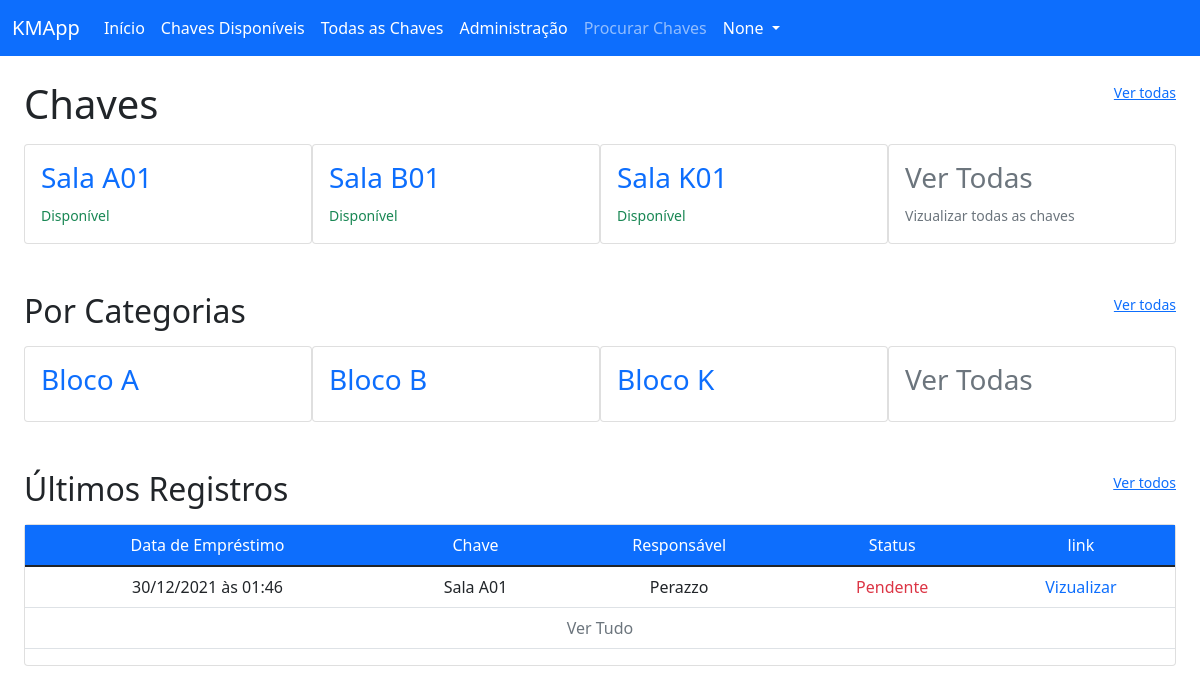
Screenshot of /view/ (signed in) with the database file from the repository.
### key_manager/models/key.py (models this page shows, shortened)
class Key(db.Model):
    __tablename__ = 'keys'
    id = db.Column(db.Integer, primary_key=True)
    key_category_id = db.Column(db.Integer, db.ForeignKey("categories.id"))
    key_avaliable = db.Column(db.Boolean, default=True)
    name = db.Column(db.String(100), unique=False, nullable=False)
    slug = db.Column(db.String(100), unique=True, nullable=False)
    creation_date = db.Column(db.DateTime, nullable=False, default=datetime.utcnow)

### key_manager/models/category.py (models this page shows, shortened)
class Category(db.Model):
    __tablename__ = 'categories'
    id = db.Column(db.Integer, primary_key=True)
    name = db.Column(db.String(100), unique=False, nullable=False)
    slug = db.Column(db.String(100), unique=True, nullable=False)
    creation_date = db.Column(db.DateTime, nullable=False, default=datetime.utcnow)

### key_manager/models/registry.py (models this page shows, shortened)
class Registry(db.Model):
    __tablename__ = 'registries'
    id = db.Column(db.Integer, primary_key=True)
    user_id = db.Column(db.Integer, db.ForeignKey('users.id'), nullable=False)
    key_loan_date = db.Column(db.DateTime, nullable=False, default=datetime.utcnow)
    key_return_date = db.Column(db.DateTime, nullable=True)
    key_id = db.Column(db.Integer, db.ForeignKey('keys.id'), nullable=False)
    holder_name = db.Column(db.String(100), nullable=False)
    holder_email = db.Column(db.String(100), nullable=True)

### key_manager/routes/views.py (the view)
@view.route("/")
def viewIndex():
    keys = Key.query.filter_by(key_avaliable=True).order_by(Key.name).all()
    cats = Category.query.order_by(Category.name).limit(7)
    regs = Registry.query.order_by(Registry.key_loan_date.desc()).limit(7)
    return render_template("view/indexView.html", keys=keys, categories=cats, registries=regs, key_names=Key.query, hidden_footer=True, title="Vizualização" )

### key_manager/templates/view/indexView.html
{% extends 'base.html' %}
{% block content %}
<div class="container-fluid">
    <div class="row mt-4">
        <h1 class="col">Chaves</h1>
        <a class="col-auto" href="{{url_for('view.viewAllKeys')}}"><small>Ver todas</small></a>
    </div>
    <div class="card-group row-cols-4 mt-2">
        {% for key in keys %}
        <a class="text-decoration-none" href="{{url_for('view.viewKey', key_slug=key.slug)}}">
            <div class="card">
                <div class="card-body">
                    <h3>{{key.name}}</h3>
                    <small>
                        {% if key.key_avaliable %}
                        <span class="text-success">Disponível</span>
                        {% else %}
                        <span class="text-danger">Em uso</span>
                        {% endif %}
                    </small>
                </div>
            </div>
        </a>
        {% endfor %}
        <a class="text-decoration-none" href="{{url_for('view.viewAllKeys')}}">
            <div class="card">
                <div class="card-body link-secondary">
                    <h3>Ver Todas</h3>
                    <small>Vizualizar todas as chaves</small>
                </div>
            </div>
        </a>
    </div>
    <div class="row mt-5">
        <h2 class="col">Por Categorias</h2>
        <a class="col-auto" href="{{url_for('view.viewAllCategories')}}"><small>Ver todas</small></a>
    </div>
    <div class="card-group row-cols-4 mt-2">
        {% for category in categories %}
        <a class="text-decoration-none" href="{{url_for('view.viewCat', category_slug=category.slug)}}">
            <div class="card">
                <div class="card-body">
                    <h3>{{category.name}}</h3>
                </div>
            </div>
        </a>
        {% endfor %}
        <a class="text-decoration-none" href="{{url_for('view.viewAllCategories')}}">
            <div class="card">
                <div class="card-body link-secondary">
                    <h3>Ver Todas</h3>
                </div>
            </div>
        </a>
    </div>
    <div class="row mt-5">
        <h2 class="col">Últimos Registros</h2>
        <a class="col-auto" href="{{url_for('view.viewAllRegistries')}}"><small>Ver todos</small></a>
    </div>
    <div class="card-group mt-2">
        <div class="card">
            <div class="car-body">
                <table class="table">
                    <thead class="bg-primary text-white">
                        <tr>
                            <td class="col-auto text-center">Data de Empréstimo</td>
                            <td class="col-auto text-center">Chave</td>
                            <td class="col-auto text-center">Responsável</td>
                            <td class="col-auto text-center">Status</td>
                            <td class="col-auto text-center">link</td>
                        </tr>
                    </thead>
                    <tbody>
                    {% for registry in registries %}
                        <tr>
                            <td class="col-auto text-center">{{ registry.key_loan_date.strftime("%d/%m/%Y às %H:%M") }}</td>
                            {% for name in key_names.filter_by(id=registry.key_id).all() %}
                            <td class="col-auto text-center">{{ name.name }}</td>
                            {% endfor %}
                            <td class="col-auto text-center">{{ registry.holder_name }}</td>
                            <td class="col-auto text-center">
                                {% if registry.key_return_date %}
                                <span>Devolvido</span>
                                {% else %}
                                <span class="text-danger">Pendente</span>
                                {% endif %}
                            </td>
                            <td class="col-auto text-center">
                                <a class="text-decoration-none" href="{{url_for('view.viewReg', reg_id=registry.id)}}">Vizualizar</a>
                            </td>
                        </tr>
                        {% endfor %}
                        <tr>
                            <td class="col-auto text-center" colspan="5">
                                <a class="text-decoration-none link-secondary" href="{{url_for('view.viewAllRegistries')}}">Ver Tudo</a>
                            </td>
                        </tr>
                    </tbody>
                </table>
            </div>
        </div>
    </div>
{% endblock %}

### rows the page displays
Key: name "Sala A01", key_avaliable "Disponível"
Key: name "Sala B01", key_avaliable "Disponível"
Key: name "Sala K01", key_avaliable "Disponível"
Category: name "Bloco A"
Category: name "Bloco B"
Category: name "Bloco K"
Registry: key_loan_date "30/12/2021 às 01:46", holder_name "Perazzo", shows "Pendente"

### other values shown
{{ session.get('user_name') }} "None"
